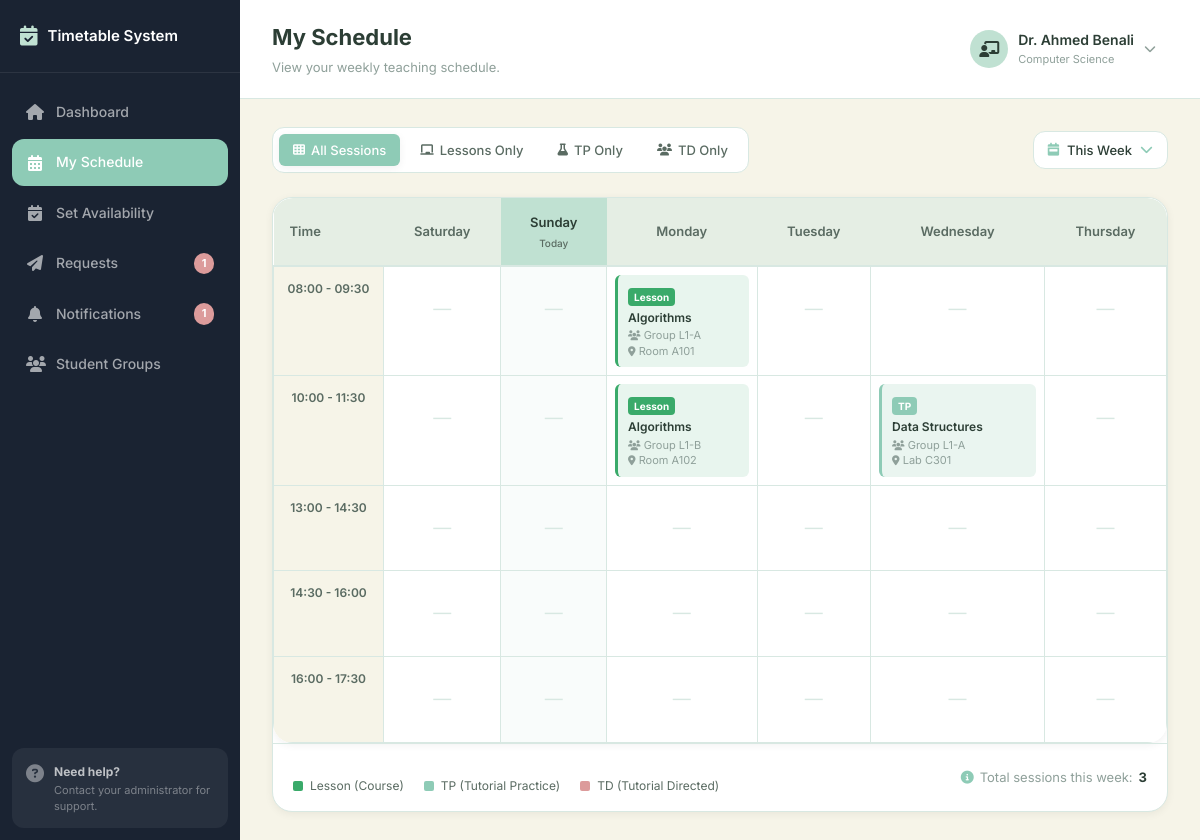
The page /pages/professor/schedule.php (signed in) on the database its author committed.
### tables this page shows
CREATE TABLE departments (
    id         INT AUTO_INCREMENT PRIMARY KEY,
    name       VARCHAR(100) NOT NULL,
    code       VARCHAR(20)  NOT NULL UNIQUE,
    created_at TIMESTAMP DEFAULT CURRENT_TIMESTAMP
);

CREATE TABLE timetable (
    id           INT AUTO_INCREMENT PRIMARY KEY,
    professor_id INT NOT NULL,
    group_id     INT NOT NULL,
    room_id      INT NOT NULL,
    subject_id   INT NOT NULL,
    day          ENUM(
                    'Saturday',
                    'Sunday',
                    'Monday',
                    'Tuesday',
                    'Wednesday',
                    'Thursday'
                 ) NOT NULL,
    time_start   TIME NOT NULL,
    time_end     TIME NOT NULL,
    session_type ENUM('lecture','lab','seminar') DEFAULT 'lecture',
    is_active    TINYINT(1) DEFAULT 1,
    created_at   TIMESTAMP DEFAULT CURRENT_TIMESTAMP,

     
    UNIQUE KEY no_room_conflict    (room_id, day, time_start),
     
    UNIQUE KEY no_prof_conflict    (professor_id, day, time_start),
     
    UNIQUE KEY no_group_conflict   (group_id, day, time_start),

    FOREIGN KEY (professor_id) REFERENCES users(id)
        ON DELETE CASCADE,
    FOREIGN KEY (group_id)     REFERENCES groups_table(id)
        ON DELETE CASCADE,
    FOREIGN KEY (room_id)      REFERENCES rooms(id)
        ON DELETE CASCADE,
    FOREIGN KEY (subject_id)   REFERENCES subjects(id)
        ON DELETE CASCADE
);

CREATE TABLE subjects (
    id            INT AUTO_INCREMENT PRIMARY KEY,
    name          VARCHAR(100) NOT NULL,
    code          VARCHAR(30)  NOT NULL UNIQUE,
    department_id INT,
    credits       INT DEFAULT 3,
    created_at    TIMESTAMP DEFAULT CURRENT_TIMESTAMP,
    FOREIGN KEY (department_id) REFERENCES departments(id)
        ON DELETE SET NULL
);

CREATE TABLE groups_table (
    id            INT AUTO_INCREMENT PRIMARY KEY,
    group_name    VARCHAR(50)  NOT NULL,
    level         VARCHAR(20)  NOT NULL,
    department_id INT,
    capacity      INT DEFAULT 30,
    created_at    TIMESTAMP DEFAULT CURRENT_TIMESTAMP,
    FOREIGN KEY (department_id) REFERENCES departments(id)
        ON DELETE SET NULL
);

CREATE TABLE rooms (
    id         INT AUTO_INCREMENT PRIMARY KEY,
    room_name  VARCHAR(50) NOT NULL UNIQUE,
    capacity   INT         NOT NULL DEFAULT 30,
    type       ENUM('lecture','lab','seminar') DEFAULT 'lecture',
    is_active  TINYINT(1) DEFAULT 1,
    created_at TIMESTAMP DEFAULT CURRENT_TIMESTAMP
);

### pages/professor/schedule.php (the view, shortened to what the rows shown need)
<?php
require_once dirname(__DIR__, 2) . '/includes/auth.php';
require_once dirname(__DIR__, 2) . '/includes/db.php';
$user = currentUser();
$pageTitle    = 'My Schedule';
$stmt = $pdo->prepare("
    SELECT d.name as department
    FROM users u
    LEFT JOIN departments d ON u.department_id = d.id
    WHERE u.id = ?
");
$stmt->execute([$user['id']]);
$profInfo = $stmt->fetch();
$stmt = $pdo->prepare("
    SELECT
        t.*,
        s.name AS subject_name,
        g.group_name,
        r.room_name,
        t.session_type
    FROM timetable t
    JOIN subjects     s ON t.subject_id = s.id
    JOIN groups_table g ON t.group_id   = g.id
    JOIN rooms        r ON t.room_id    = r.id
    WHERE t.professor_id = ?
      AND t.is_active    = 1
    ORDER BY FIELD(t.day,
    'Saturday','Sunday','Monday',
    'Tuesday','Wednesday','Thursday'
), t.time_start
");
$stmt->execute([$user['id']]);
$allClasses = $stmt->fetchAll();
$days  = [
    'Saturday',
    'Sunday',
    'Monday',
    'Tuesday',
    'Wednesday',
    'Thursday',
];
$slots = [
    '08:00 - 09:30',
    '10:00 - 11:30',
    '13:00 - 14:30',
    '14:30 - 16:00',
    '16:00 - 17:30'
];
$grid = [];
foreach ($allClasses as $c) {
    $timeKey = date('H:i', strtotime($c['time_start']))
             . ' - '
             . date('H:i', strtotime($c['time_end']));
    $grid[$c['day']][$timeKey] = $c;
}
function cellClass($type) {
    return match($type) {
        'lecture' => 'cell-lesson',
        'lab'     => 'cell-tp',
        'seminar' => 'cell-td',
        default   => 'cell-lesson',
    };
}
function badgeInfo($type) {
    return match($type) {
        'lecture' => ['badge-lesson', 'Lesson'],
        'lab'     => ['badge-tp',     'TP'],
        'seminar' => ['badge-td',     'TD'],
        default   => ['badge-lesson', 'Lesson'],
    };
}
$today = date('l');
require_once dirname(__DIR__, 2) . '/includes/header.php';
?>
<div class="card" style="padding:0; overflow:hidden;">
    <div class="timetable-scroll">
        <table class="timetable-grid">
            <thead>
                <tr>
                    <th>Time</th>
                    <?php foreach ($days as $day): ?>
                        <th style="<?= $day === $today
                            ? 'background:var(--color-mint);
                               color:var(--color-text-dark);'
                            : '' ?>">
                            <?= $day ?>
                            <?php if ($day === $today): ?>
                                <span style="
                                    display:block;
                                    font-size:10px;
                                    font-weight:500;
                                    color:var(--color-text-mid);
                                    margin-top:2px;">
                                    Today
                                </span>
                            <?php endif; ?>
                        </th>
                    <?php endforeach; ?>
                </tr>
            </thead>
            <tbody>
                <?php foreach ($slots as $slot): ?>
                <tr>
                    <td class="time-cell"><?= $slot ?></td>
                    <?php foreach ($days as $day): ?>
                        <td style="<?= $day === $today
                            ? 'background:rgba(192,225,210,0.10);'
                            : '' ?>">
                            <?php if (isset($grid[$day][$slot])):
                                $c = $grid[$day][$slot];
                                [$bClass, $bLabel] = badgeInfo(
                                    $c['session_type']
                                );
                            ?>
                                <div class="class-cell <?= cellClass($c['session_type']) ?>"
                                     data-type="<?= $c['session_type'] ?>">
                                    <span class="cell-type-badge <?= $bClass ?>">
                                        <?= $bLabel ?>
                                    </span>
                                    <div class="cell-subject">
                                        <?= htmlspecialchars($c['subject_name']) ?>
                                    </div>
                                    <div class="cell-meta">
                                        <span>
                                            <i class="fa-solid fa-users"
                                               style="font-size:10px;">
                                            </i>
                                            <?= htmlspecialchars($c['group_name']) ?>
                                        </span>
                                        <br>
                                        <span>
                                            <i class="fa-solid fa-location-dot"
                                               style="font-size:10px;">
                                            </i>
                                            <?= htmlspecialchars($c['room_name']) ?>
                                        </span>
                                    </div>
                                </div>
                            <?php else: ?>
                                <div class="empty-cell">—</div>
                            <?php endif; ?>
                        </td>
                    <?php endforeach; ?>
                </tr>
                <?php endforeach; ?>
            </tbody>
        </table>
    </div>
</div>
<?php
require_once dirname(__DIR__, 2) . '/includes/footer.php';
?>

### includes/header.php (shortened to what the rows shown need)
<!DOCTYPE html>
<html lang="en">
<head>
    <link rel="stylesheet"
          href="https://cdnjs.cloudflare.com/ajax/libs/font-awesome/6.5.0/css/all.min.css">
    <link rel="stylesheet" href="/TimeTable/assets/css/global.css?v=<?= time() ?>">
    <link rel="stylesheet" href="/TimeTable/assets/css/dashboard.css?v=<?= time() ?>">
</head>
<body>
<div class="layout">
    <div class="main-wrapper">
        <header class="topbar">
            <div class="topbar-left">
                <h1 class="page-heading">
                    <?= $pageTitle ?? 'Dashboard' ?>
                </h1>
            </div>
            <div class="topbar-right">
                <div class="user-dropdown-wrapper">
                    <div class="user-info" onclick="toggleDropdown()">
                        <div class="user-details">
                            <span class="user-name">
                                <?= htmlspecialchars($user['name'] ?? '') ?>
                            </span>
                            <span class="user-role">
                                <?php if ($user['role'] === 'student'): ?>
                                    <?= htmlspecialchars($studentGroup['level']      ?? '') ?>
                                    <?= htmlspecialchars($studentGroup['department'] ?? 'Student') ?>
                                <?php elseif ($user['role'] === 'professor'): ?>
                                    <?= htmlspecialchars($profInfo['department'] ?? 'Professor') ?>
                                <?php else: ?>
                                    Administrator
                                <?php endif; ?>
                            </span>
                        </div>
                    </div>
                </div>
            </div>
        </header>
        <main class="main-content">

### rows shown on the page
departments: name "Computer Science"
timetable: bLabel "Lesson", subject.name "Algorithms", group.group_name "Group L1-A", room.room_name "Room A101"
timetable: bLabel "Lesson", subject.name "Algorithms", group.group_name "Group L1-B", room.room_name "Room A102"
timetable: bLabel "TP", subject.name "Data Structures", group.group_name "Group L1-A", room.room_name "Lab C301"

### other values the page prints
$pendingRequests "1"
$unreadCount "1"
$pageTitle "My Schedule"
$pageSubtitle "View your weekly teaching schedule."
$user['name'] "Dr. Ahmed Benali"
$day "Saturday"
$day "Sunday"
$day "Monday"
$day "Tuesday"
$day "Wednesday"
$day "Thursday"
$slot "08:00 - 09:30"
$slot "10:00 - 11:30"
$slot "13:00 - 14:30"
$slot "14:30 - 16:00"
